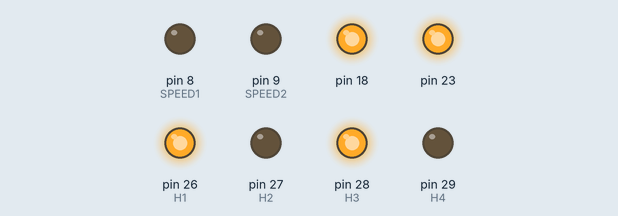
Simulated run of this program. Board: Arduino Mega 2560, built with avr-gcc and run on an emulated ATmega2560. On the bench: output pins drawn as LEDs (lit = HIGH).

Above: at 0.1 s.
Timing chart, 0 to 1.6 s (numbered marks = the images above):
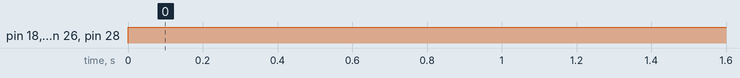

The program:

main.cpp
```cpp
#include <Arduino.h>

#define H1 26
#define H2 27
#define H3 28
#define H4 29

#define SPEED1 8
#define SPEED2 9

void moveForward(void) {
  digitalWrite(H1, HIGH);
  digitalWrite(H2, LOW);
  digitalWrite(H3, HIGH);
  digitalWrite(H4, LOW);
}

void moveBackward(void) {
  digitalWrite(H1, LOW);
  digitalWrite(H2, HIGH);
  digitalWrite(H3, LOW);
  digitalWrite(H4, HIGH);
}

void moveStop(void) {
  digitalWrite(H1, LOW);
  digitalWrite(H2, LOW);
  digitalWrite(H3, LOW);
  digitalWrite(H4, LOW);
}

void speedMax(void) {
  analogWrite(18, 255);
  analogWrite(23, 255);
}

void speedHalf(void) {
  analogWrite(18, 128);
  analogWrite(23, 128);
}

void setup() {
  pinMode(H1, OUTPUT);
  pinMode(H2, OUTPUT);
  pinMode(H3, OUTPUT);
  pinMode(H4, OUTPUT);

  pinMode(SPEED1, OUTPUT);
  pinMode(SPEED2, OUTPUT);
}

void loop() {
  speedHalf();
  moveForward();
  delay(500);

  speedMax();
  moveForward();
  delay(500);
  /*
  speedHalf();
  moveForward();
  delay(500);

  moveStop();
  delay(500);

  speedHalf();
  moveBackward();
  delay(500);

  speedMax();
  moveBackward();
  delay(500);

  speedHalf();
  moveBackward();
  delay(500);

  moveStop();
  delay(500);
  */
}
```

Measured:
- by itself, pin 18, pin 23, pin 26 (H1), pin 28 (H3): LOW → HIGH at 0.00 s
